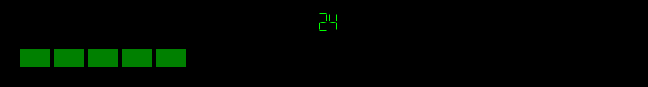
<?xml version="1.0" encoding="UTF-8"?>
<ui version="4.0">
 <class>VolumeWidget</class>
 <widget class="QWidget" name="VolumeWidget">
  <property name="geometry">
   <rect>
    <x>0</x>
    <y>0</y>
    <width>648</width>
    <height>85</height>
   </rect>
  </property>
  <property name="windowTitle">
   <string>Form</string>
  </property>
  <property name="autoFillBackground">
   <bool>false</bool>
  </property>
  <property name="styleSheet">
   <string notr="true">QWidget
{
	background: black;
}

QProgressBar {
	margin: 5px;
	border: 2px solid black;
    border-radius: 5px;
}

QProgressBar::chunk {
     background-color: green;
     width: 30px;
     margin: 2px;
}</string>
  </property>
  <layout class="QVBoxLayout" name="verticalLayout">
   <item>
    <widget class="QLCDNumber" name="lcdNumber">
     <property name="autoFillBackground">
      <bool>false</bool>
     </property>
     <property name="styleSheet">
      <string notr="true">color: rgb(0, 255, 0);
background: transparent;</string>
     </property>
     <property name="frameShape">
      <enum>QFrame::NoFrame</enum>
     </property>
     <property name="numDigits">
      <number>3</number>
     </property>
     <property name="segmentStyle">
      <enum>QLCDNumber::Flat</enum>
     </property>
     <property name="intValue" stdset="0">
      <number>24</number>
     </property>
    </widget>
   </item>
   <item>
    <widget class="QProgressBar" name="progressBar">
     <property name="autoFillBackground">
      <bool>false</bool>
     </property>
     <property name="styleSheet">
      <string notr="true"/>
     </property>
     <property name="value">
      <number>24</number>
     </property>
     <property name="textVisible">
      <bool>false</bool>
     </property>
    </widget>
   </item>
  </layout>
 </widget>
 <resources/>
 <connections>
  <connection>
   <sender>progressBar</sender>
   <signal>valueChanged(int)</signal>
   <receiver>lcdNumber</receiver>
   <slot>display(int)</slot>
   <hints>
    <hint type="sourcelabel">
     <x>323</x>
     <y>69</y>
    </hint>
    <hint type="destinationlabel">
     <x>323</x>
     <y>29</y>
    </hint>
   </hints>
  </connection>
 </connections>
</ui>
